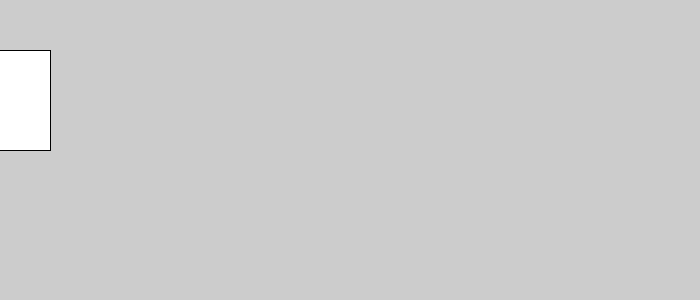
Frame 1 (no input)
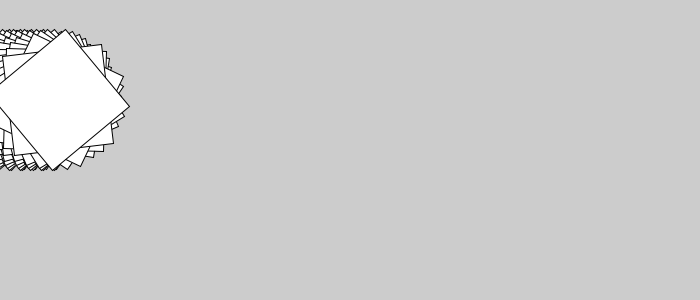
Frame 60 (the mouse pressed at the canvas centre just before this capture)
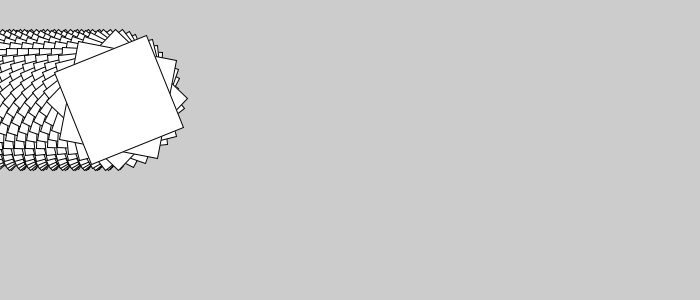
Frame 120 (the mouse held since frame 60 and released just before this capture)

The Processing sketch that drew these frames (run headless with seeded random() and noise(); from frame 60 on, the mouse is pressed at the canvas centre):

// Processing sketch: aula10_grupo02_exercicio04
// ── aula10_grupo02_exercicio04.pde
float roda=0; float andar=0; 
float tamanho=1;
void setup(){   size(700,300);
rectMode(CENTER);
}
void draw(){
  pushMatrix();
  translate(andar,100);
  //roda no seu próprio eixo
  rotate(roda);
  roda=roda+1;
  //anda para a direita
  andar=andar+1;
  //aumenta de tamanho quando ultrapassar
  //meio do palco
  if(andar > 350){
    tamanho = tamanho+0.01;
  }
    scale(tamanho);
  rect(0,0,100,100);
  popMatrix();
}
